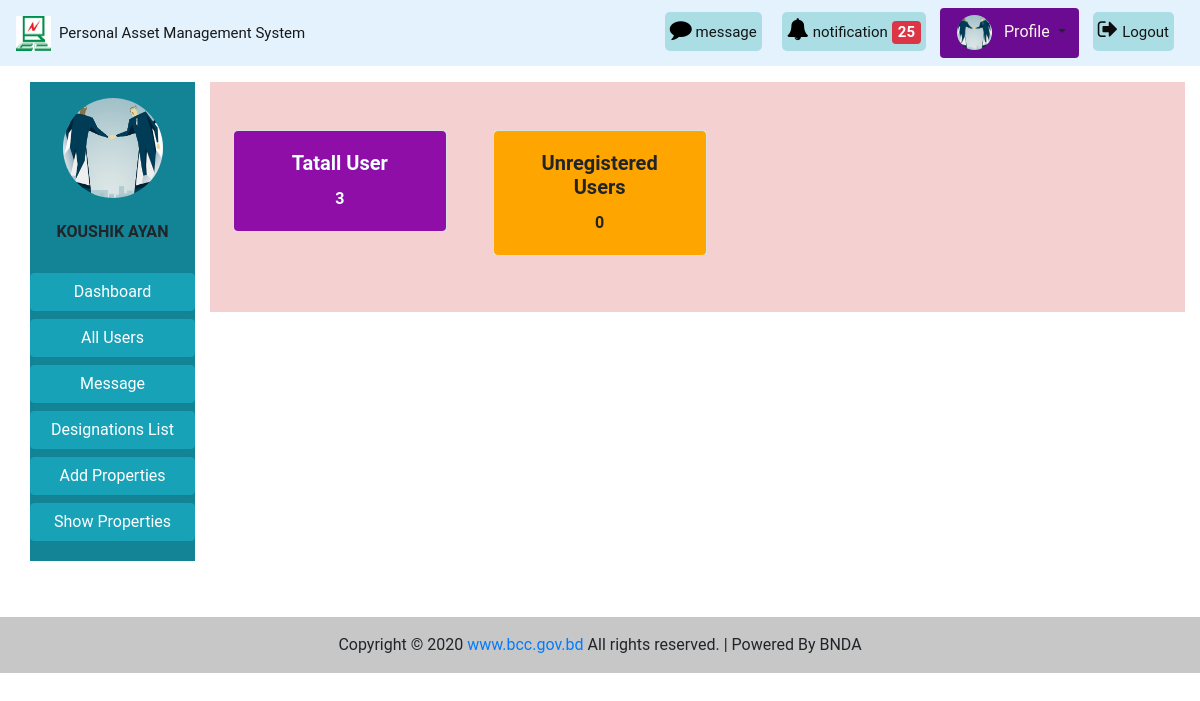
/dashboard/ (signed in), run on the app's committed database.
### accounts/models.py (models this page shows, shortened)
class CustomUser(AbstractBaseUser):
    user_type_data = (
        ('1', 'Super admin'),
        ('2', 'Admin'),
        ('3', 'Employee'),
    )
    user_type = models.CharField(max_length=10, choices=user_type_data, default='3')
    email = models.EmailField(max_length=255, unique = True, verbose_name = 'Email')
    name = models.CharField(max_length = 255, verbose_name = 'Full Name')
    phone_no = models.CharField(max_length = 20, unique = True, verbose_name = 'Phone Number')
    date = models.DateField(auto_now_add = True)
    is_active = models.BooleanField(default=True)
    is_admin = models.BooleanField(default=False)
    is_staff = models.BooleanField(default=False)
    USERNAME_FIELD = 'email'
    REQUIRED_FIELDS = ('name','phone_no')
    objects = CustomUserManager()
    class Meta:
        verbose_name_plural = 'Users'

### pamsapp/models.py (models this page shows, shortened)
class Profile(models.Model):
    gender_type = (
        ('1', 'Male'),
        ('2', 'Female'),
        ('3', 'Others'),
    )
    user = models.OneToOneField(CustomUser, on_delete = models.CASCADE , related_name = 'profile')
    image = models.ImageField(upload_to = 'images/', blank=True, null=True)
    designation = models.ForeignKey(Designation, on_delete = models.CASCADE, blank = True, null = True)
    gender = models.CharField(max_length=10, choices=gender_type, blank = True, null = True)

### pamsapp/views.py (the view)
# urls.py: path('dashboard/', views.dashboard_view, name='dashboard'),
@login_required
def dashboard_view(request):
    profile = Profile.objects.get(user_id = request.user.id)
    totall_user = CustomUser.objects.all().count()
    unregistered_user = CustomUser.objects.filter(is_active = False).count()
    totall_lands = Land.objects.all().count()
    totall_buildings = Building.objects.all().count()
    totall_homesteads = Homestead.objects.all().count()
    totall_businessfirms = BusinessFirm.objects.all().count()
    totall_others = Other.objects.all().count()
    totall1 = totall_lands + totall_buildings + totall_homesteads + totall_businessfirms + totall_others
    all_ornaments = Ornaments.objects.all().count()
    all_stocks = Stocks.objects.all().count()
    all_shares = Share.objects.all().count()
    all_insurences = Insurance.objects.all().count()
    all_cash_or_bankvalue = Cash_or_bankvalue.objects.all().count()
    all_vehicles = Vehicles.objects.all().count()
    all_electronics = Electronics.objects.all().count()
    all_others_m = Other_m.objects.all().count()
    totall2 = all_ornaments + all_stocks + all_shares + all_insurences + all_cash_or_bankvalue + all_vehicles + all_electronics +all_others_m
    totall = totall1+totall2
    confirm_lands = Land.objects.filter(is_confirm = True).count()
    confirm_buildings = Building.objects.filter(is_confirm = True).count()
    confirm_homesteads = Homestead.objects.filter(is_confirm = True).count()
    confirm_businessFirms = BusinessFirm.objects.filter(is_confirm = True).count()
    confirm_others = Other.objects.filter(is_confirm = True).count()
    totall_confirm1 = confirm_lands+confirm_buildings+confirm_homesteads+confirm_businessFirms+confirm_others
    confirm_ornaments = Ornaments.objects.filter(is_confirm = True).count()
    confirm_stocks = Stocks.objects.filter(is_confirm = True).count()
    confirm_shares = Share.objects.filter(is_confirm = True).count()
    confirm_insurences = Insurance.objects.filter(is_confirm = True).count()
    confirm_cash_or_bankvalue = Cash_or_bankvalue.objects.filter(is_confirm = True).count()
    confirm_vehicles = Vehicles.objects.filter(is_confirm = True).count()
    confirm_electronics = Electronics.objects.filter(is_confirm = True).count()
    confirm_others_m = Other_m.objects.filter(is_confirm = True).count()
    totall_confirm2 = confirm_ornaments+confirm_stocks+confirm_shares+confirm_insurences+confirm_cash_or_bankvalue+confirm_vehicles+confirm_electronics+confirm_others_m
    totall_confirms = totall_confirm1+totall_confirm2
    totall_pendings = totall - totall_confirms
    notification = notification_func(request)
    context = {
            'totall_user': totall_user,
            'unregistered_user': unregistered_user,
            'totall':totall,
            'totall_confirms':totall_confirms,
            'totall_pendings':totall_pendings,
            'profile':profile,
            'user': request.user,
            'notification':notification
            }
    return render(request, 'pamsapp/dashboard.html', context)

### message/context_processors.py (called while the page is built)
def unread_messages(request):
    if request.user.is_authenticated:
        unread_msgs = InboxMessage.objects.filter(receiver_id=request.user, delete_status=True,
                                                  new_msg_active=True)[0:5]
        total_unread_msgs = InboxMessage.objects.filter(receiver_id=request.user,
                                                        delete_status=True, new_msg_active=True).count()
        total_draft_msgs = NewMessage.objects.filter(sender_id=request.user,
                                                     delete_status=True, new_msg_active=True,
                                                     msg_status='Draft').count()
        return {'unread_msgs': unread_msgs, 'total_unread_msgs': total_unread_msgs,
                'total_draft_msgs': total_draft_msgs}
    else:
        return {'total_unread_msgs': 0, 'total_draft_msgs': 0}

def online_active_user(request):
    active_users = CustomUser.objects.all()
    return {'active_users': active_users}

### templates/pamsapp/dashboard.html (shortened to what this page needs)
{% extends 'base.html' %}
{% load static %}
{% block content %}
<div class="col-lg-10 col-md-8 col-10 mx-auto ">
  <div class="row  text-center align-center py-5 " style='background-color:rgb(245, 208, 208)'>
    <div class="col-lg-3 col-md-4 col-12 mx-2 ">
      <div class="card mb-2" >
        <div class="card-body rounded"style='background-color:#8f0ea8; color:azure'>
          <h5 class="card-title font-weight-bolder">Tatall User</h5>
          <p class="card-text font-weight-bold">{{ totall_user }}</p>
        </div>
      </div>
    </div>
    <div class="col-lg-3 col-md-4 col-12 mx-2 ">
      <div class="card mb-2" >
        <div class="card-body rounded"style='background-color: orange'>
          <h5 class="card-title font-weight-bolder">Unregistered Users</h5>
          <p class="card-text font-weight-bold">{{ unregistered_user }}</p>
        </div>
      </div>
    </div>
  </div>
  </div>
</div>
{% endblock %}

### templates/base.html (shortened to what this page needs)
{% load static %}
<!doctype html>
<html lang="en">
  <head>
    <link rel="stylesheet" href="https://maxcdn.bootstrapcdn.com/bootstrap/4.5.2/css/bootstrap.min.css">
    <link rel="stylesheet" href="{% static 'pams/css/bootstrap.css' %}">
    <link rel="stylesheet" href="{% static 'pams/css/base.css' %}">
    <link rel="stylesheet" href="https://cdnjs.cloudflare.com/ajax/libs/font-awesome/4.7.0/css/font-awesome.min.css">
  </head>
  <body>
   <nav class="navbar navbar-expand-lg navbar-light sticky-top"
    style="background-color: #e3f2fd">
    <a class="navbar-brand" href="{% url 'pamsapp:home' %}"><img src="{% static 'pams/images/bcc.jpg' %}" alt="logo"
      style="height: 35px; width: 35px;"><span class="ml-2" style="font-size: 15px;">Personal Asset Management System</span></a>
    <div class="collapse navbar-collapse text-center my-nav" id="navbarSupportedContent">
      <ul class="navbar-nav  my-2 my-lg-0 ">
        {% if not user.is_authenticated %}
          <li class="nav-item active">
            <a class="nav-link text-black font-weight-bold" href="#">Login </a>
          </li>
          <li class="nav-item active">
            <a class="nav-link text-black font-weight-bold" href="#">Signup </a>
          </li>
        {% else %}
        <div class="mes rounded rounded-end ">
          <a href="{% url 'pamsapp:assets-list-pending' %}"  style="text-decoration:none">
            <i style="font-size:22px; color:rgb(0, 0, 0)" class="fa ">&#xf075;</i>
            <span style='font-size:15px'>message</span>
          </a>
        </div>
        {% if user.user_type == '1' or user.user_type == '2' %}
        <div class="not rounded rounded-end ">
          <a href="{% url 'pamsapp:assets-list-pending' %}"  style="text-decoration:none">
            <i style="font-size:22px; color:rgb(0, 0, 0)" class="fa">&#xf0f3;</i>
            <span style='font-size:15px'>notification</span>
            {% if notification %}
            <span class="badge badge-danger" style='font-size:15px'>{{ notification }}</span>
            {% endif %}
          </a>
        </div>
        {% endif %}
          {% if profile.image %}
          <div class="dropdown show mx-1 pl-1 rounded profile"
          style='background-color:  #6b0b91; border-radius: 15%;'>
            <a class="btn dropdown-toggle" href="{% url 'pamsapp:profile' %}" role="button"
             id="dropdownMenuLink" data-toggle="dropdown" aria-haspopup="true" aria-expanded="false">
             <img src="{{ user.profile.image.url }}" class="rounded-circle" alt="logo"
                style="height: 35px; width: 35px;">
                <span class="ml-2" style="font-size: medium; color:seashell">Profile</span>
            </a>
          </div>
          {% endif %}
          <div class="mes rounded rounded-end ">
            <a href="{% url 'accounts:logout' %}"  style="text-decoration:none">
              <i style="font-size:22px; color:rgb(14, 13, 13)" class="fa ">&#xf08b;</i>
              <span style='font-size:15px'>Logout</span>
            </a>
          </div>
        {% endif %}
      </ul>
    </div>
  </nav>
   <div class="container-fluid mt-3">
    <div class="row mx-auto">
      <div class="col-lg-2 col-md-3 col-12 mb-2">
        <div class="list-group text-center">
          <div class='py-3' style='background-color:#138496'>
            {% if user.profile.image %}
              <div style="width:100%; text-align:center">
                <img class="rounded-circle" style="height:100px; width:100px" src="{{ user.profile.image.url }}" alt="Card image cap">
              </div>
            {% else %}
              <img class="rounded-circle" style="height:100px" src="{% static 'pams/images/user-default.png' %}" alt="Card image cap">
            {% endif %}
            <br>
            <h6 class='text-uppercase font-weight-bold'>{{user.name}}</h6>
            <br>
            {% if user.user_type == '1' or user.user_type == '2' %}
              <a href="{% url 'pamsapp:dashboard' %}" class="btn btn-info mb-1 btn-block">Dashboard</a>
              <a href="{% url 'pamsapp:all-user' %}" class="btn btn-info mb-1 btn-block">All Users</a>
              <a href="{% url 'Message:inbox' %}" class="btn btn-info mb-1 btn-block">Message</a>
              <a href="{% url 'pamsapp:designations_list' %}" class="btn btn-info mb-1 btn-block">Designations List</a>
            {% endif %}
            <a href="{% url 'pamsapp:home' %}" class="btn btn-info btn-block">Add Properties</a>
            <a href="{% url 'pamsapp:show-properties' %}" class="btn btn-info mb-1 btn-block">Show Properties</a>
          </div>
        </div>
      </div>
      {% block content %}
      {% endblock %}
    </div>
  <footer class="bg-light text-center text-lg-start mt-5">
    <div class="text-center p-3" style="background-color: rgba(0, 0, 0, 0.2)">
      Copyright © 2020
      <a class="bootstrap-link"  href="https://bcc.gov.bd/" target="blank">www.bcc.gov.bd</a>
      All rights reserved. | Powered By BNDA
    </div>
  </footer>
  </body>
</html>

### static/pams/css/base.css (style rules this page uses)
* { margin: 0; padding: 0; box-sizing: border-box; }
body { font-family: 'roboto', sans-serif; }

### templates/base.html (style rules this page uses)
.not { right: 0px; height: 50px; padding: 10px; color:rgb(246, 246, 248) }
.not a { background-color: #ABDDE5; color:rgb(20, 20, 20); padding-left: 5px; padding-right: 5px; padding-top: 10px; padding-bottom: 10px; border-radius: 5px; }
.mes { right: 0px; height: 50px; padding: 10px; color:rgb(12, 12, 15) }
.mes a { background-color: #ABDDE5; color:rgb(20, 20, 20); padding-left: 5px; padding-right: 5px; padding-top: 10px; padding-bottom: 10px; border-radius: 5px; }

### data on the page
CustomUser: profile.image (picture), name "KOUSHIK AYAN"

### other printed values
{{ notification }} "25"
{{ totall_user }} "3"
{{ unregistered_user }} "0"
